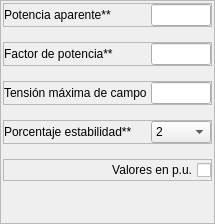
                              <widget class="QFrame" name="input_liso_inputs_left">
                               <property name="frameShape">
                                <enum>QFrame::StyledPanel</enum>
                               </property>
                               <property name="frameShadow">
                                <enum>QFrame::Raised</enum>
                               </property>
                               <layout class="QVBoxLayout" name="verticalLayout_41">
                                <property name="spacing">
                                 <number>15</number>
                                </property>
                                <property name="leftMargin">
                                 <number>2</number>
                                </property>
                                <property name="topMargin">
                                 <number>2</number>
                                </property>
                                <property name="rightMargin">
                                 <number>2</number>
                                </property>
                                <property name="bottomMargin">
                                 <number>2</number>
                                </property>
                                <item>
                                 <widget class="QFrame" name="left_1">
                                  <property name="frameShape">
                                   <enum>QFrame::StyledPanel</enum>
                                  </property>
                                  <property name="frameShadow">
                                   <enum>QFrame::Raised</enum>
                                  </property>
                                  <layout class="QHBoxLayout" name="horizontalLayout_6">
                                   <property name="spacing">
                                    <number>4</number>
                                   </property>
                                   <property name="leftMargin">
                                    <number>0</number>
                                   </property>
                                   <property name="topMargin">
                                    <number>0</number>
                                   </property>
                                   <property name="rightMargin">
                                    <number>0</number>
                                   </property>
                                   <property name="bottomMargin">
                                    <number>0</number>
                                   </property>
                                   <item>
                                    <widget class="QLabel" name="liso_p_aparente_label">
                                     <property name="text">
                                      <string>Potencia aparente**</string>
                                     </property>
                                    </widget>
                                   </item>
                                   <item>
                                    <widget class="QLineEdit" name="liso_p_aparente">
                                     <property name="maximumSize">
                                      <size>
                                       <width>60</width>
                                       <height>16777215</height>
                                      </size>
                                     </property>
                                    </widget>
                                   </item>
                                  </layout>
                                 </widget>
                                </item>
                                <item>
                                 <widget class="QFrame" name="left_2">
                                  <property name="frameShape">
                                   <enum>QFrame::StyledPanel</enum>
                                  </property>
                                  <property name="frameShadow">
                                   <enum>QFrame::Raised</enum>
                                  </property>
                                  <layout class="QHBoxLayout" name="horizontalLayout_7">
                                   <property name="spacing">
                                    <number>4</number>
                                   </property>
                                   <property name="leftMargin">
                                    <number>0</number>
                                   </property>
                                   <property name="topMargin">
                                    <number>0</number>
                                   </property>
                                   <property name="rightMargin">
                                    <number>0</number>
                                   </property>
                                   <property name="bottomMargin">
                                    <number>0</number>
                                   </property>
                                   <item>
                                    <widget class="QLabel" name="liso_f_p_label">
                                     <property name="text">
                                      <string>Factor de potencia**</string>
                                     </property>
                                    </widget>
                                   </item>
                                   <item>
                                    <widget class="QLineEdit" name="liso_f_p">
                                     <property name="maximumSize">
                                      <size>
                                       <width>60</width>
                                       <height>16777215</height>
                                      </size>
                                     </property>
                                    </widget>
                                   </item>
                                  </layout>
                                 </widget>
                                </item>
                                <item>
                                 <widget class="QFrame" name="left_3">
                                  <property name="minimumSize">
                                   <size>
                                    <width>0</width>
                                    <height>0</height>
                                   </size>
                                  </property>
                                  <property name="frameShape">
                                   <enum>QFrame::StyledPanel</enum>
                                  </property>
                                  <property name="frameShadow">
                                   <enum>QFrame::Raised</enum>
                                  </property>
                                  <layout class="QHBoxLayout" name="horizontalLayout_8">
                                   <property name="spacing">
                                    <number>4</number>
                                   </property>
                                   <property name="leftMargin">
                                    <number>0</number>
                                   </property>
                                   <property name="topMargin">
                                    <number>0</number>
                                   </property>
                                   <property name="rightMargin">
                                    <number>0</number>
                                   </property>
                                   <property name="bottomMargin">
                                    <number>0</number>
                                   </property>
                                   <item>
                                    <widget class="QLabel" name="liso_t_m_c_label">
                                     <property name="text">
                                      <string>Tensión máxima de campo</string>
                                     </property>
                                    </widget>
                                   </item>
                                   <item>
                                    <widget class="QLineEdit" name="liso_t_m_c">
                                     <property name="maximumSize">
                                      <size>
                                       <width>60</width>
                                       <height>16777215</height>
                                      </size>
                                     </property>
                                    </widget>
                                   </item>
                                  </layout>
                                 </widget>
                                </item>
                                <item>
                                 <widget class="QFrame" name="left_4">
                                  <property name="minimumSize">
                                   <size>
                                    <width>0</width>
                                    <height>0</height>
                                   </size>
                                  </property>
                                  <property name="frameShape">
                                   <enum>QFrame::StyledPanel</enum>
                                  </property>
                                  <property name="frameShadow">
                                   <enum>QFrame::Raised</enum>
                                  </property>
                                  <layout class="QHBoxLayout" name="horizontalLayout_9">
                                   <property name="spacing">
                                    <number>4</number>
                                   </property>
                                   <property name="leftMargin">
                                    <number>0</number>
                                   </property>
                                   <property name="topMargin">
                                    <number>0</number>
                                   </property>
                                   <property name="rightMargin">
                                    <number>0</number>
                                   </property>
                                   <property name="bottomMargin">
                                    <number>0</number>
                                   </property>
                                   <item>
                                    <widget class="QLabel" name="liso_estabilidad_practica_label">
                                     <property name="text">
                                      <string>Porcentaje estabilidad**</string>
                                     </property>
                                    </widget>
                                   </item>
                                   <item>
                                    <widget class="QComboBox" name="liso_estabilidad_practica">
                                     <property name="maximumSize">
                                      <size>
                                       <width>60</width>
                                       <height>16777215</height>
                                      </size>
                                     </property>
                                     <item>
                                      <property name="text">
                                       <string>2</string>
                                      </property>
                                     </item>
                                     <item>
                                      <property name="text">
                                       <string>5</string>
                                      </property>
                                     </item>
                                     <item>
                                      <property name="text">
                                       <string>10</string>
                                      </property>
                                     </item>
                                     <item>
                                      <property name="text">
                                       <string>12</string>
                                      </property>
                                     </item>
                                     <item>
                                      <property name="text">
                                       <string>15</string>
                                      </property>
                                     </item>
                                    </widget>
                                   </item>
                                  </layout>
                                 </widget>
                                </item>
                                <item>
                                 <widget class="QFrame" name="left_5">
                                  <property name="minimumSize">
                                   <size>
                                    <width>0</width>
                                    <height>0</height>
                                   </size>
                                  </property>
                                  <property name="maximumSize">
                                   <size>
                                    <width>16777215</width>
                                    <height>16777215</height>
                                   </size>
                                  </property>
                                  <property name="frameShape">
                                   <enum>QFrame::StyledPanel</enum>
                                  </property>
                                  <property name="frameShadow">
                                   <enum>QFrame::Raised</enum>
                                  </property>
                                  <layout class="QHBoxLayout" name="horizontalLayout_11">
                                   <property name="leftMargin">
                                    <number>0</number>
                                   </property>
                                   <property name="topMargin">
                                    <number>0</number>
                                   </property>
                                   <property name="rightMargin">
                                    <number>0</number>
                                   </property>
                                   <property name="bottomMargin">
                                    <number>0</number>
                                   </property>
                                   <item>
                                    <widget class="QCheckBox" name="liso_pu_check">
                                     <property name="layoutDirection">
                                      <enum>Qt::RightToLeft</enum>
                                     </property>
                                     <property name="text">
                                      <string>Valores en p.u.</string>
                                     </property>
                                    </widget>
                                   </item>
                                  </layout>
                                 </widget>
                                </item>
                                <item>
                                 <spacer name="verticalSpacer_9">
                                  <property name="orientation">
                                   <enum>Qt::Vertical</enum>
                                  </property>
                                  <property name="sizeHint" stdset="0">
                                   <size>
                                    <width>20</width>
                                    <height>40</height>
                                   </size>
                                  </property>
                                 </spacer>
                                </item>
                               </layout>
                              </widget>
